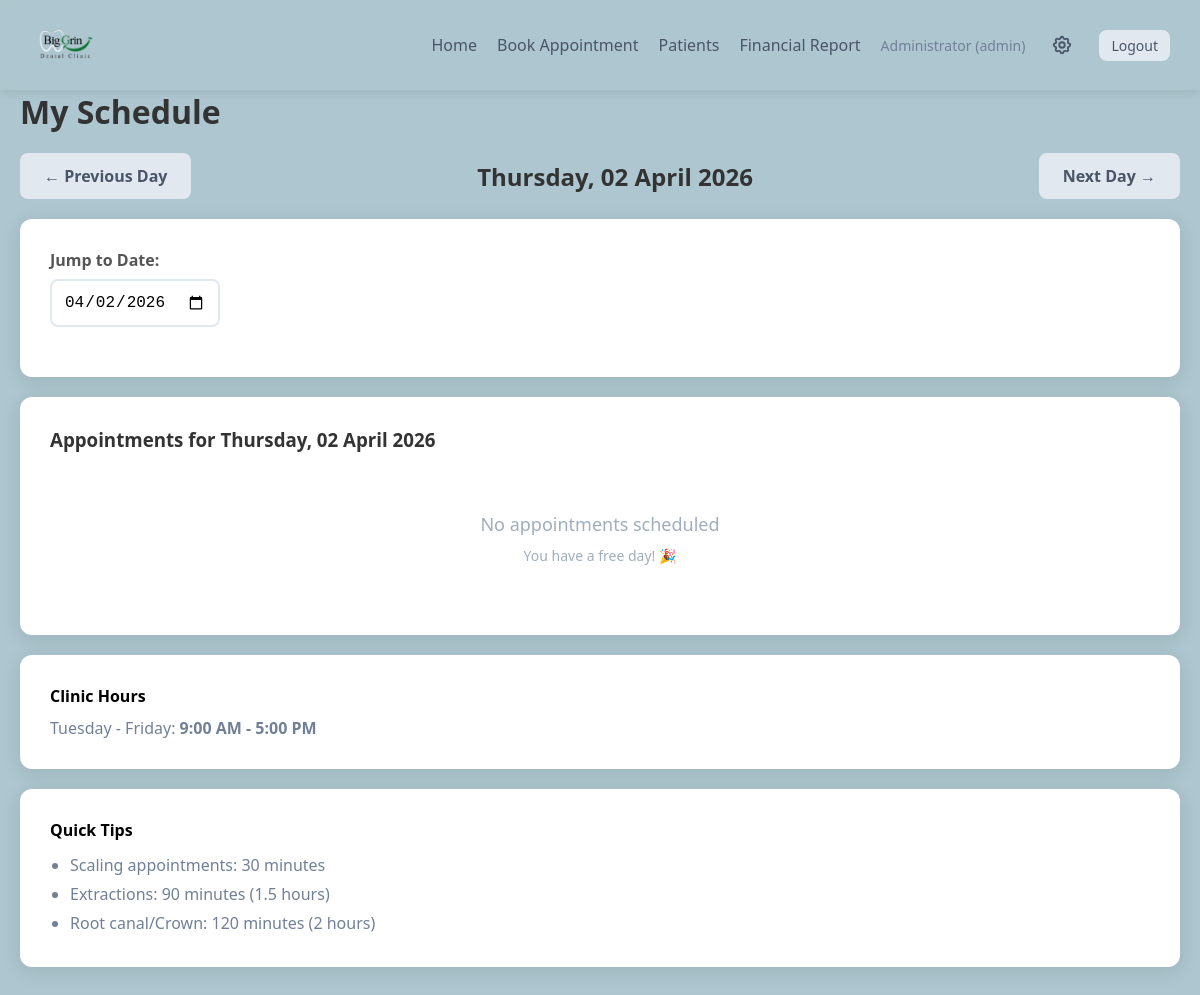
Page /doctor/schedule (signed in) on the earlier database version.
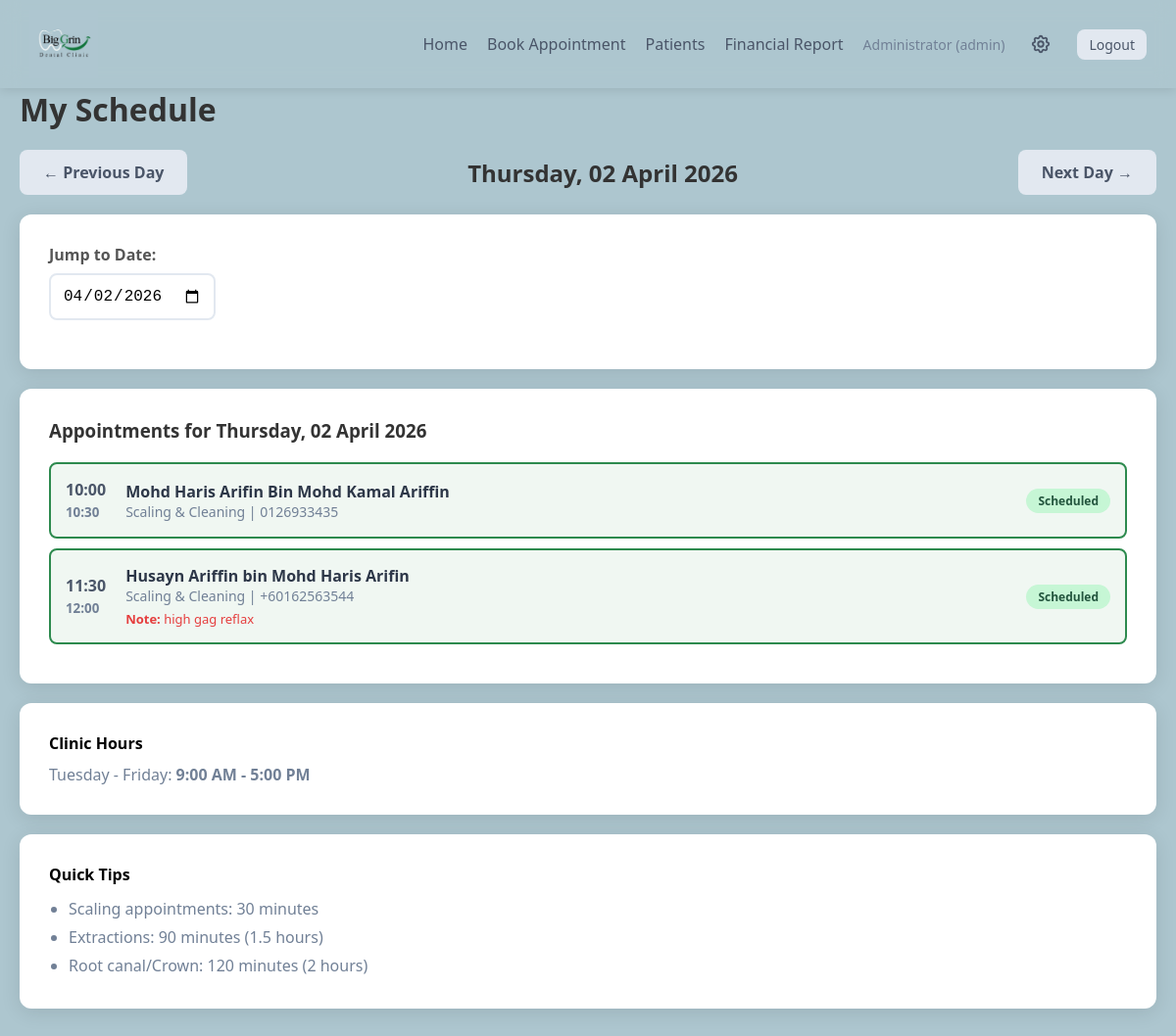
Same page on the later database version.
### app.py (models this page shows)
class Appointment(db.Model):
    id = db.Column(db.Integer, primary_key=True)
    patient_id = db.Column(db.Integer, db.ForeignKey('patient.id'), nullable=False)
    appointment_date = db.Column(db.Date, nullable=False)
    start_time = db.Column(db.Time, nullable=False)
    end_time = db.Column(db.Time, nullable=False)
    appointment_type = db.Column(db.String(50), nullable=False)
    status = db.Column(db.String(20), default='scheduled')  # 'scheduled', 'completed', 'cancelled'
    notes = db.Column(db.Text, nullable=True)
    fee = db.Column(db.Integer, nullable=True)  # Fee in RM
    payment_status = db.Column(db.String(20), default='pending')  # 'pending', 'paid', 'refunded'
    payment_method = db.Column(db.String(50), nullable=True)  # 'cash', 'card', 'online'
    patient = db.relationship('Patient', backref='appointments')

class Patient(db.Model):
    id = db.Column(db.Integer, primary_key=True)
    name = db.Column(db.String(100), nullable=False)
    phone = db.Column(db.String(20), nullable=False)
    email = db.Column(db.String(120), nullable=True)
    address = db.Column(db.Text, nullable=True)
    nric = db.Column(db.String(20), nullable=True)
    is_foreign = db.Column(db.Boolean, default=False)
    signature = db.Column(db.Text, nullable=True)  # Base64 encoded signature
    pdpa_consent = db.Column(db.Boolean, default=False)  # PDPA consent for data storage
    pdpa_consent_date = db.Column(db.DateTime, nullable=True)  # When consent was given
    registered_at = db.Column(db.DateTime, default=datetime.now)

### app.py (the view)
@app.route('/doctor/schedule')
def doctor_schedule():
    if 'user_id' not in session:
        return redirect(url_for('login'))
    date_str = request.args.get('date', datetime.now().strftime('%Y-%m-%d'))
    selected_date = datetime.strptime(date_str, '%Y-%m-%d').date()
    appointments = Appointment.query.filter_by(
        appointment_date=selected_date
    ).filter(Appointment.status != 'cancelled').order_by(Appointment.start_time).all()
    prev_date = selected_date - timedelta(days=1)
    next_date = selected_date + timedelta(days=1)
    return render_template('doctor_schedule.html',
                         appointments=appointments,
                         selected_date=selected_date,
                         prev_date=prev_date,
                         next_date=next_date,
                         appointment_types=APPOINTMENT_TYPES,
                         clinic_hours=CLINIC_HOURS)

### templates/doctor_schedule.html (shortened to what this page needs)
{% extends "base.html" %}
{% block content %}
<h1>My Schedule</h1>
<div class="date-nav">
    <a href="{{ url_for('doctor_schedule') }}?date={{ prev_date.strftime('%Y-%m-%d') }}" class="btn btn-secondary">← Previous Day</a>
    <h2>{{ selected_date.strftime('%A, %d %B %Y') }}</h2>
    <a href="{{ url_for('doctor_schedule') }}?date={{ next_date.strftime('%Y-%m-%d') }}" class="btn btn-secondary">Next Day →</a>
</div>
<div class="card">
    <form method="GET" style="margin-bottom: 20px;">
        <label style="margin-bottom: 8px; display: block;">Jump to Date:</label>
        <input type="date" name="date" value="{{ selected_date.strftime('%Y-%m-%d') }}" onchange="this.form.submit()" style="width: auto;">
    </form>
</div>
<div class="card">
    <h3>Appointments for {{ selected_date.strftime('%A, %d %B %Y') }}</h3>
    {% if appointments %}
    <div style="margin-top: 20px;">
        {% for appt in appointments %}
        <div class="time-block occupied">
            <div class="time">
                {{ appt.start_time.strftime('%H:%M') }}<br>
                <small style="color: #718096;">{{ appt.end_time.strftime('%H:%M') }}</small>
            </div>
            <div class="patient-info">
                <div class="name">{{ appt.patient.name }}</div>
                <div class="type">{{ appointment_types[appt.appointment_type].name }} | {{ appt.patient.phone }}</div>
                {% if appt.notes %}
                <div style="font-size: 13px; color: #e53e3e; margin-top: 5px;">
                    <strong>Note:</strong> {{ appt.notes }}
                </div>
                {% endif %}
            </div>
            <div>
                <span class="badge badge-{{ appt.status }}">{{ appt.status.title() }}</span>
            </div>
        </div>
        {% endfor %}
    </div>
    {% else %}
    <div style="text-align: center; padding: 40px; color: #a0aec0;">
        <p style="font-size: 18px; margin-bottom: 10px;">No appointments scheduled</p>
        <p style="font-size: 14px;">You have a free day! 🎉</p>
    </div>
    {% endif %}
</div>
<div class="card" style="margin-top: 20px;">
    <h4>Clinic Hours</h4>
    <p style="margin-top: 10px; color: #718096;">
        {% set day = selected_date.weekday() %}
        {% if day == 0 %}
            <strong style="color: #e53e3e;">Monday - Closed</strong>
        {% elif day in [1, 2, 3, 4] %}
            Tuesday - Friday: <strong>9:00 AM - 5:00 PM</strong>
        {% else %}
            Saturday - Sunday: <strong>9:00 AM - 1:30 PM</strong>
        {% endif %}
    </p>
</div>
<div class="card" style="margin-top: 20px;">
    <h4>Quick Tips</h4>
    <ul style="margin-top: 10px; margin-left: 20px; color: #718096; line-height: 1.8;">
        <li>Scaling appointments: 30 minutes</li>
        <li>Extractions: 90 minutes (1.5 hours)</li>
        <li>Root canal/Crown: 120 minutes (2 hours)</li>
    </ul>
</div>
{% endblock %}

Differences in the rows shown:
added Appointment: start_time "10:00", end_time "10:30", patient.name "Mohd Haris Arifin Bin Mohd Kamal Ariffin", appointment_type "Scaling & Cleaning", patient.phone "0126933435", status "Scheduled"
added Appointment: start_time "11:30", end_time "12:00", patient.name "Husayn Ariffin bin Mohd Haris Arifin", appointment_type "Scaling & Cleaning", patient.phone "+60162563544", notes "high gag reflax", status "Scheduled"
Other differences:
text no longer shown: "No appointments scheduled You have a free day! 🎉"
